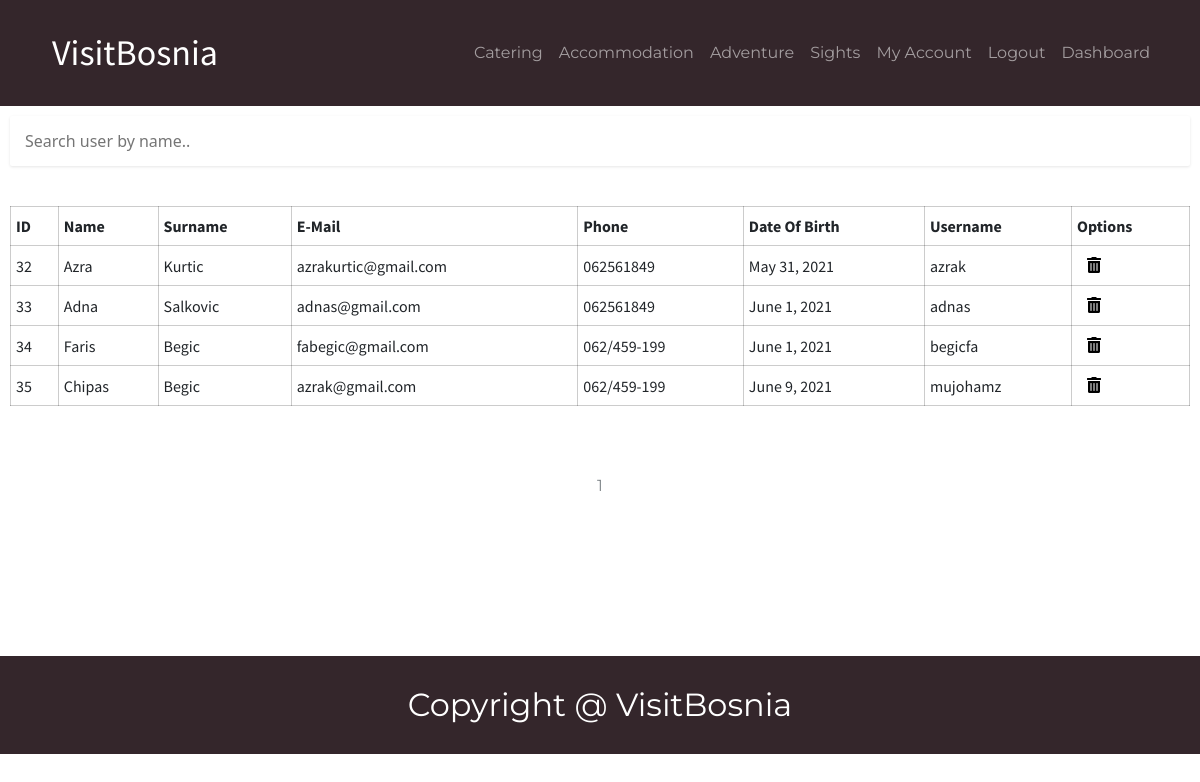
Page /Users/users.php (signed in) on the committed database.
### tables this page shows
CREATE TABLE `type` (
  `tid` int(11) NOT NULL,
  `name` varchar(255) NOT NULL,
  `supertype` int(11) DEFAULT NULL,
  `picture` varchar(255) DEFAULT NULL
);

CREATE TABLE `user` (
  `uid` int(11) NOT NULL,
  `name` varchar(100) NOT NULL,
  `surname` varchar(100) NOT NULL,
  `email` varchar(255) NOT NULL,
  `phone` varchar(20) DEFAULT NULL,
  `dob` date NOT NULL,
  `image` varchar(255) DEFAULT NULL,
  `gender` varchar(6) DEFAULT NULL,
  `username` varchar(30) NOT NULL,
  `active` bit(1) NOT NULL DEFAULT b'1',
  `password` varchar(50) NOT NULL,
  `city` int(11) NOT NULL,
  `admin` bit(1) NOT NULL DEFAULT b'0',
  `startdate` date DEFAULT NULL
);

### Users/users.php (the view, shortened to what this page needs)
<?php
require("../dbase.php");
$page = $_GET['page'] ?? 1;
$queryObjects = mysqli_query($conn, "SELECT * FROM user WHERE active = 1");
$numOfObjects = mysqli_num_rows($queryObjects);
$objectsPerPage = 15;
$pages = ceil($numOfObjects / $objectsPerPage);
$offset = ($page - 1) * $objectsPerPage;
if ($_POST){
    $usersResult = mysqli_query($conn,"SELECT uid, name, surname, dob, email, phone, username FROM user WHERE name LIKE '%{$input}%' LIMIT {$offset}, {$objectsPerPage} ");
} else {
    $usersResult = mysqli_query($conn, "SELECT uid, name, surname, dob, email, phone, username FROM user WHERE active = 1 LIMIT {$offset}, {$objectsPerPage}");
}
?>
<!doctype html>
<html lang="en">
<head>
    <?php include("../Includes/head.php") ?>
    <link rel="stylesheet" href="../Includes/dashboard.css">
    <link rel="stylesheet" href="../Includes/header.css" type="text/css">
    <link rel="stylesheet" href="../Includes/footer.css" type="text/css">
</head>
<body>
<div id="hdr">
    <?php include("../Includes/header.php"); ?>
</div>
<div class="wrapper">
    <div class="second-nav">
        <form action="" method="POST">
            <input name="search" class="search-bar" type="text" placeholder="Search user by name..">
        </form>
    </div>
    <div class="responsive-table">
        <table>
            <tr>
                <th>ID</th>
                <th>Name</th>
                <th>Surname</th>
                <th>E-Mail</th>
                <th>Phone</th>
                <th>Date Of Birth</th>
                <th>Username</th>
                <th colspan="2">Options</th>
            </tr>
            <?php while ($row = mysqli_fetch_assoc($usersResult)): ?>
                <tr>
                    <td><?= $row['uid'] ?></td>
                    <td><?= $row['name'] ?></td>
                    <td><?= $row['surname'] ?></td>
                    <td><?= $row['email'] ?></td>
                    <td><?= $row['phone'] ?></td>
                    <td><?= date('F j, Y',strtotime($row['dob'])); ?></td>
                    <td><?= $row['username'] ?></td>
                    <td><a href="delete.php?id=<?= $row['uid'] ?>" class="icon"><i class="fas fa-trash-alt"></i></a></td>
                </tr>
            <?php endwhile; ?>
        </table>
    </div>
    <div class="pagination">
        <?php for ($i=0 ; $i<$pages ; $i++) :?>
            <a href="users.php?page=<?= $i+1 ?>"><?= $i+1 ?></a>
        <?php endfor; ?>
    </div>
</div>
<?php include("../Includes/footer.php");?>
</body>
</html>

### Includes/header.php (shortened to what this page needs)
<?php
$conn = mysqli_connect('localhost', 'root', '', 'visitbosnia');
$mainCategories = mysqli_query($conn, "SELECT t.tid,t.name FROM type t WHERE t.supertype IS NULL");
?>
<nav class="navbar navbar-expand-lg navbar-dark">
   <div class="container">
       <a class="navbar-brand" href="../Citypage/citypage.php">VisitBosnia</a>
       <div class="collapse navbar-collapse" id="navbarSupportedContent">
           <ul class="navbar-nav mr-auto">
               <?php while ($row = mysqli_fetch_assoc($mainCategories)): ?>
                   <li class="nav-item"><a class="nav-link" href="../Category/category.php?category=<?= $row['tid'] ?>"><?= $row['name'] ?></a></li>
               <?php endwhile; ?>
               <?php if (isset($_SESSION['auth'])): ?>
                   <li class="nav-item"><a class="nav-link" href="../Profile/profile.php">My Account</a></li>
                   <li class="nav-item"><a class="nav-link" href="../logout.php">Logout</a></li>
               <?php endif; ?>
               <?php if (isset($_SESSION['admin']) && $_SESSION['admin'] == 1): ?>
                   <li class="nav-item"><a class="nav-link" href="../Dashboard/dashboard.php">Dashboard</a></li>
               <?php endif; ?>
           </ul>
       </div>
   </div>
</nav>

### Includes/dashboard.css (style rules this page uses)
* { margin: 0; padding: 0; box-sizing: border-box; }
#hdr { background-color: #34262B; }
.wrapper { width: 1500px; margin: 0 auto; }
.responsive-table { overflow: auto; }
.second-nav { margin: 30px 0; }
form { display: inline; }
.search-bar { background: #FFFFFF; width: 90%; height: 50px; box-shadow: 0 1px 3px rgba(0, 0, 0, 0.1); border-radius: 2px; border: none; padding: 15px; }
td, th { padding: 7px 5px; }
table { margin: 30px 0; width: 100%; }
table, td, th { border: 1px solid rgba(0,0,0,0.2); border-collapse: collapse; font-family: "Source Sans Pro", sans-serif; }
.icon { color: #000000; }
.pagination a { color: rgba(46, 57, 63, 0.6); padding: 8px 16px; border: 3px black; text-decoration: none; transition: background-color .3s; }
.pagination { display: flex; align-items: center; justify-content: center; width: 100%; margin: 30px 0; }
@media (max-width: 1500px) { .wrapper, .search-bar { width: 100%; } }
@media (max-width: 1500px) { .responsive-table, .second-nav { margin: 10px; } }

### Includes/header.css (style rules this page uses)
.navbar-brand { font-family: "Source Sans Pro", sans-serif; color: #fff; text-decoration: none; font-size: 36px; }
.container { margin: 13px auto; }
.navbar-collapse { flex-grow: 0; margin: 0; text-align: center; }
a { font-family: "Montserrat", sans-serif; text-decoration: none; color: #fff; padding: 10px; margin: 0; }

### Users/users.php (style rules this page uses)
.search-bar { width: 100%; }

### rows in the picture
type: name "Catering"
type: name "Accommodation"
type: name "Adventure"
type: name "Sights"
user: uid "32", name "Azra", surname "Kurtic", email "azrakurtic@gmail.com", phone "062561849", dob "May 31, 2021", username "azrak"
user: uid "33", name "Adna", surname "Salkovic", email "adnas@gmail.com", phone "062561849", dob "June 1, 2021", username "adnas"
user: uid "34", name "Faris", surname "Begic", email "fabegic@gmail.com", phone "062/459-199", dob "June 1, 2021", username "begicfa"
user: uid "35", name "Chipas", surname "Begic", email "azrak@gmail.com", phone "062/459-199", dob "June 9, 2021", username "mujohamz"
